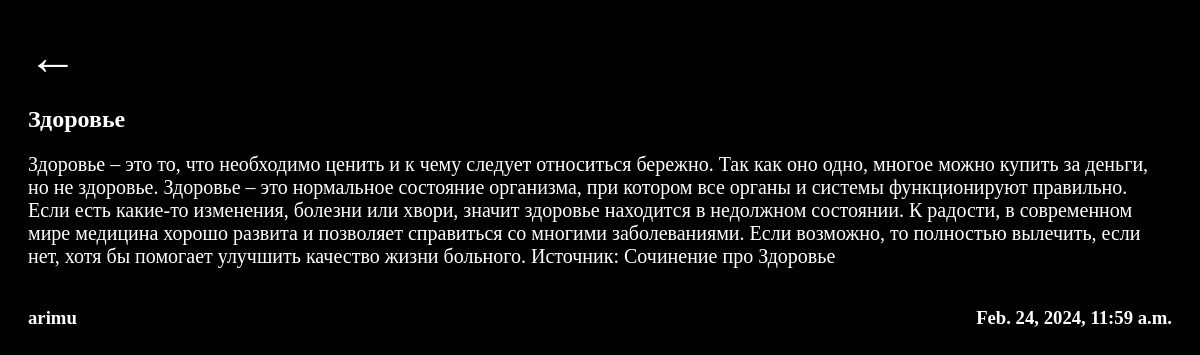
The page /posts/9/ on the database its author committed.
### app/models.py (models this page shows, shortened)
class Post(models.Model):
    title = models.CharField(
        max_length = 100,
        verbose_name = 'название поста'
    )
    content = models.TextField(
        max_length = 1000,
        verbose_name = 'текст'
    )
    category = models.ForeignKey(
        Category, on_delete = models.PROTECT
    )
    author = models.ForeignKey(
        Author, on_delete = models.PROTECT
    )
    created_at = models.DateTimeField(
        auto_now_add = True
    )

class Author(models.Model):
    name = models.CharField(
        max_length = 20,
        verbose_name = 'имя'
    )
    surname = models.CharField(
        max_length = 25,
        verbose_name = 'фамилия'
    )
    sex = models.BooleanField(
        choices = (
            (True, 'Мужской'),
            (False, 'Женский')
        ),
        verbose_name = 'пол'
    )
    date_of_birth = models.DateField(
        null = True,
        blank = True,
        verbose_name = 'дата рождения'
    )

### app/views.py (the view)
# urls.py: path('posts/<int:pk>/', post_detail),
def post_detail(request, pk):
    post = Post.objects.filter(pk = pk).first()
    return render(request, 'app/post.html', context={'post': post})

### app/templates/app/post.html (shortened to what this page needs)
<!DOCTYPE html>
<html lang="en">
<head>
</head>
<nav>
    <a class="href_post" href="/posts">←</a>
<body>
    <div class="container">
        <div class="text">
            <h1 class="title">
                {{post.title}}
            </h1>
            <p class="content">
                {{post.content}}
            </p>
        </div>
        <div class="about">
            <h3 class="author">
                {{post.author.name}}
            </h3>
            <h3 class="time">
                {{post.created_at}}
            </h3>
        </div>
    </div>
</body>
</html>

### app/templates/app/post.html (style rules this page uses)
body { background: black; color: white; padding: 20px; }
.about { justify-content: space-between; display: flex; }
.content { font-size:20px; }
.href_post { text-decoration: none; color: white; font-size: 50px; }

### rows shown on the page
Post: title "Здоровье", content "Здоровье – это то, что необходимо ценить и к чему следует относиться бережно. Так как оно одно, многое можно купить за деньги, но не здоровье. Здоровье – это нормальное состояние организма, при котором все органы и системы функционируют правильно. Если есть какие-то изменения, болезни или хвори, значит здоровье находится в недолжном состоянии. К радости, в современном мире медицина хорошо развита и позволяет справиться со многими заболеваниями. Если возможно, то полностью вылечить, если нет, хотя бы помогает улучшить качество жизни больного. Источник: Сочинение про Здоровье", author.name "arimu", created_at "Feb. 24, 2024, 11:59 a.m."
